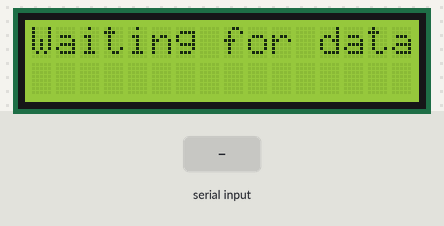
A sketch run on a simulated ESP32. On the bench: 16×2 character LCD. The inputs (shaded band) are chosen by the test bench.

Above: at 1.2 s.
1.3 s: "1\n" received over Serial
At 2.5 s:
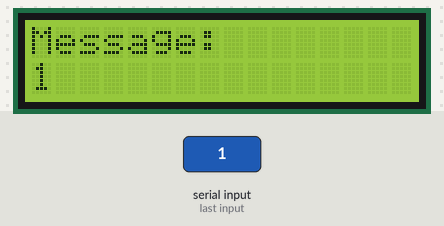
2.8 s: "0\n" received over Serial
At 3.6 s:
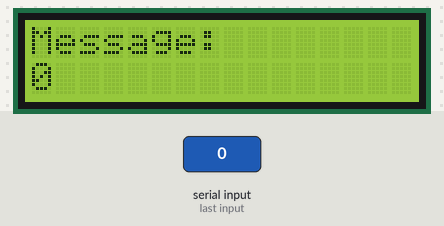
4.3 s: "2\n" received over Serial
At 4.8 s:
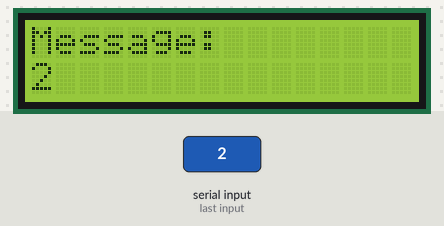
Timing chart, 0 to 7.3 s (numbered marks = the images above; inputs shaded):
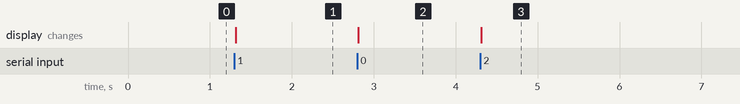

Measured:
- after the input at 1.3 s, the display: changes at once (image 1)
- after the input at 2.8 s, the display: changes at once (image 2)
- after the input at 4.3 s, the display: changes at once (image 3)

The sketch:

BasicOTA.ino
```cpp
#include <Wire.h>
#include <LiquidCrystal_I2C.h>

LiquidCrystal_I2C lcd(0x27, 16, 2); // Change to your I2C address if needed

void setup() {
  lcd.init();
  lcd.backlight();
  Serial.begin(115200); // Initialize Serial for communication with ESP32
  lcd.print("Waiting for data");
}

void loop() {
  if (Serial.available()) {
    String message = Serial.readStringUntil('\n');
    lcd.clear();
    lcd.setCursor(0, 0);
    lcd.print("Message:");
    lcd.setCursor(0, 1);
    lcd.print(message);
  }
}
```
